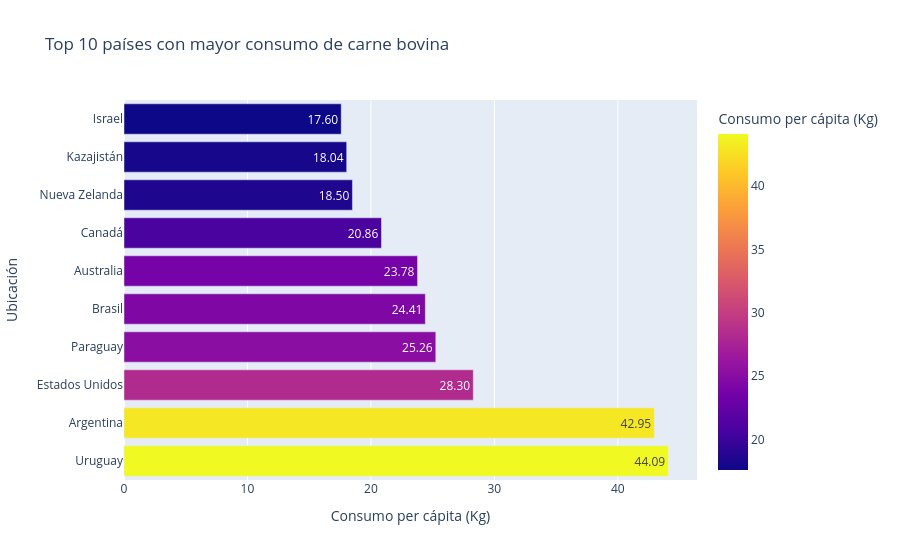

This figure's notebook cell:
### Code cell
df["Ubicación"] = df["LOCATION"].map(traduccion_paises)

top10 = (
    df[df["SUBJECT"] == "BEEF"]
    .groupby("Ubicación")["KG_CAP"]
    .mean()
    .sort_values(ascending=False)
    .head(10)
    .reset_index()
)

fig = px.bar(
    top10,
    x="KG_CAP",
    y="Ubicación",
    orientation="h",
    color="KG_CAP",
    text="KG_CAP",
    title="Top 10 países con mayor consumo de carne bovina",
    labels={
        "KG_CAP": "Consumo per cápita (Kg)",
        "Ubicación": "Ubicación"
    }
)

# Formato de etiquetas y tooltip
fig.update_traces(
    texttemplate="%{x:.2f}",
    hovertemplate="<b>%{y}</b><br>Consumo: %{x:.2f} Kg per cápita<extra></extra>"
)

fig.show()

### Figure 1 — Plotly figure (JSON) as saved in the notebook; plotly's stock layout.template omitted (floating-point values rounded to 4 significant figures)
{"data": [{"hovertemplate": "<b>%{y}</b><br>Consumo: %{x:.2f} Kg per cápita<extra></extra>", "legendgroup": "", "marker": {"color": [44.09, 42.95, 28.3, 25.26, 24.41, 23.78, 20.86, 18.5, 18.04, 17.6], "coloraxis": "coloraxis", "pattern": {"shape": ""}}, "name": "", "orientation": "h", "showlegend": false, "text": [44.09, 42.95, 28.3, 25.26, 24.41, 23.78, 20.86, 18.5, 18.04, 17.6], "textposition": "auto", "texttemplate": "%{x:.2f}", "type": "bar", "x": [44.09, 42.95, 28.3, 25.26, 24.41, 23.78, 20.86, 18.5, 18.04, 17.6], "xaxis": "x", "y": ["Uruguay", "Argentina", "Estados Unidos", "Paraguay", "Brasil", "Australia", "Canadá", "Nueva Zelanda", "Kazajistán", "Israel"], "yaxis": "y"}], "layout": {"barmode": "relative", "coloraxis": {"colorbar": {"title": {"text": "Consumo per cápita (Kg)"}}, "colorscale": [[0, "#0d0887"], [0.1111, "#46039f"], [0.2222, "#7201a8"], [0.3333, "#9c179e"], [0.4444, "#bd3786"], [0.5556, "#d8576b"], [0.6667, "#ed7953"], [0.7778, "#fb9f3a"], [0.8889, "#fdca26"], [1, "#f0f921"]]}, "legend": {"tracegroupgap": 0}, "title": {"text": "Top 10 países con mayor consumo de carne bovina"}, "xaxis": {"anchor": "y", "domain": [0, 1], "title": {"text": "Consumo per cápita (Kg)"}}, "yaxis": {"anchor": "x", "domain": [0, 1], "title": {"text": "Ubicación"}}}}
